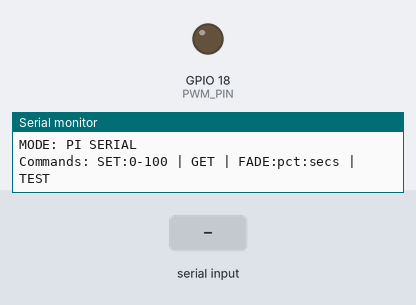
A sketch run on a simulated ESP32. Parts: output pins drawn as LEDs (lit = HIGH), the last lines printed to the serial monitor. The inputs (shaded band) are chosen by the test bench.

Above: at 1.7 s.
1.8 s: "TEST\n" received over Serial
At 5.2 s:
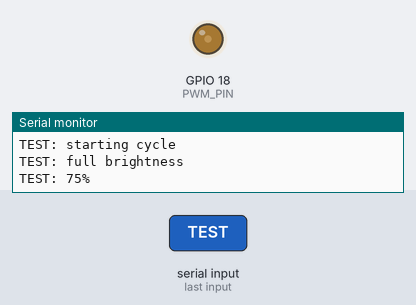
At 11.0 s:
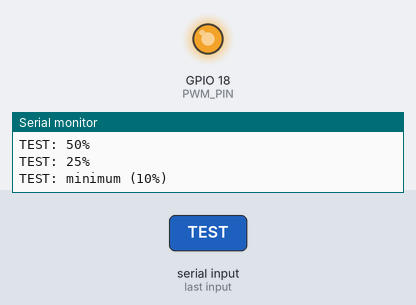
Timing chart, 0 to 16.3 s (numbered marks = the images above; inputs shaded):
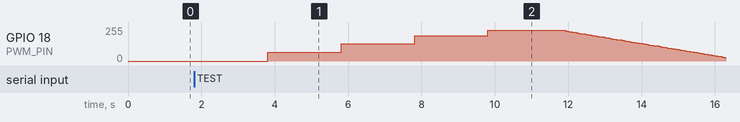

The sketch:

hlg_light_controller.ino
```cpp
// ============================================================
// HLG-320H-48B PWM Light Controller
// ESP32 DevKit V1 — GPIO18 hardware PWM
// Board: EPLZON perfboard, soldered circuit
//
// MODES:
//   TEST_MODE true  = standalone test, cycles brightness on boot
//   TEST_MODE false = Pi serial control via USB
//
// SERIAL PROTOCOL (Pi → ESP32):
//   SET:75\n       → set brightness to 75%
//   GET\n          → returns current brightness as "BRIGHTNESS:75\n"
//   FADE:50:10\n   → fade to 50% over 10 seconds
//   TEST\n         → run test cycle once
//
// INVERTED LOGIC (HLG-320H-48B type B):
//   PWM duty 0%   = full brightness (transistor OFF, Dim+ floating)
//   PWM duty 100% = minimum brightness (transistor ON, Dim+ pulled to GND)
// ============================================================

#define TEST_MODE false        // true = standalone test, false = Pi serial mode

#define PWM_PIN       18       // GPIO18, hardware PWM
#define PWM_CHANNEL   0        // LEDC channel
#define PWM_FREQ      1000     // 1kHz — HLG spec minimum
#define PWM_RES       8        // 8-bit = 0-255

// ---- state ----
int currentBrightness = 100;  // 0-100% (human-readable)
bool fadingActive = false;
unsigned long fadeStart = 0;
int fadeFrom = 0;
int fadeTo = 0;
unsigned long fadeDuration = 0;

// ---- helpers ----

// Convert human brightness % to PWM duty (inverted)
// 100% bright = duty 0, 0% bright = duty 255
int brightnessToduty(int pct) {
  pct = constrain(pct, 0, 100);
  return map(pct, 0, 100, 255, 0);
}

void setBrightness(int pct) {
  pct = constrain(pct, 0, 100);
  currentBrightness = pct;
  ledcWrite(PWM_PIN, brightnessToduty(pct));
}

void startFade(int toPct, unsigned long durationMs) {
  fadeFrom = currentBrightness;
  fadeTo = constrain(toPct, 0, 100);
  fadeDuration = durationMs;
  fadeStart = millis();
  fadingActive = true;
}

void updateFade() {
  if (!fadingActive) return;
  unsigned long elapsed = millis() - fadeStart;
  if (elapsed >= fadeDuration) {
    setBrightness(fadeTo);
    fadingActive = false;
    return;
  }
  float progress = (float)elapsed / fadeDuration;
  int current = fadeFrom + (fadeTo - fadeFrom) * progress;
  setBrightness(current);
}

void runTestCycle() {
  Serial.println("TEST: starting cycle");

  Serial.println("TEST: full brightness");
  setBrightness(100);
  delay(2000);

  Serial.println("TEST: 75%");
  setBrightness(75);
  delay(2000);

  Serial.println("TEST: 50%");
  setBrightness(50);
  delay(2000);

  Serial.println("TEST: 25%");
  setBrightness(25);
  delay(2000);

  Serial.println("TEST: minimum (10%)");
  setBrightness(10);
  delay(2000);

  Serial.println("TEST: fade back to 100% over 5s");
  startFade(100, 5000);
  while (fadingActive) {
    updateFade();
    delay(50);
  }

  Serial.println("TEST: complete");
}

// ---- serial command parser ----
String inputBuffer = "";

void handleCommand(String cmd) {
  cmd.trim();

  if (cmd == "GET") {
    Serial.print("BRIGHTNESS:");
    Serial.println(currentBrightness);
    return;
  }

  if (cmd == "TEST") {
    runTestCycle();
    return;
  }

  if (cmd.startsWith("SET:")) {
    int pct = cmd.substring(4).toInt();
    setBrightness(pct);
    Serial.print("OK:BRIGHTNESS:");
    Serial.println(currentBrightness);
    return;
  }

  // FADE:50:10  → fade to 50% over 10 seconds
  if (cmd.startsWith("FADE:")) {
    String args = cmd.substring(5);
    int colonIdx = args.indexOf(':');
    if (colonIdx > 0) {
      int toPct = args.substring(0, colonIdx).toInt();
      int secs = args.substring(colonIdx + 1).toInt();
      startFade(toPct, (unsigned long)secs * 1000);
      Serial.print("OK:FADING_TO:");
      Serial.print(toPct);
      Serial.print(":OVER:");
      Serial.print(secs);
      Serial.println("s");
    } else {
      Serial.println("ERR:FADE_FORMAT");
    }
    return;
  }

  Serial.print("ERR:UNKNOWN:");
  Serial.println(cmd);
}

// ---- setup ----
void setup() {
  Serial.begin(115200);
  delay(500);

  // Configure hardware PWM (ESP32 core 3.x LEDC API)
  ledcAttach(PWM_PIN, PWM_FREQ, PWM_RES);

  // Start at full brightness
  setBrightness(100);

  Serial.println("HLG LIGHT CONTROLLER READY");
  Serial.print("MODE: ");
  Serial.println(TEST_MODE ? "STANDALONE TEST" : "PI SERIAL");
  Serial.println("Commands: SET:0-100 | GET | FADE:pct:secs | TEST");

  if (TEST_MODE) {
    delay(1000);
    runTestCycle();
  }
}

// ---- loop ----
void loop() {
  // Update any active fade
  updateFade();

  // Read serial commands (Pi or Serial Monitor)
  while (Serial.available()) {
    char c = Serial.read();
    if (c == '\n') {
      if (inputBuffer.length() > 0) {
        handleCommand(inputBuffer);
        inputBuffer = "";
      }
    } else if (c != '\r') {
      inputBuffer += c;
    }
  }

  delay(20);
}
```

Measured:
- after the input at 1.8 s, GPIO 18 (PWM_PIN): rises from 0/255 to 229/255 in 6.0 s, then falls to 26/255 in 6.5 s
